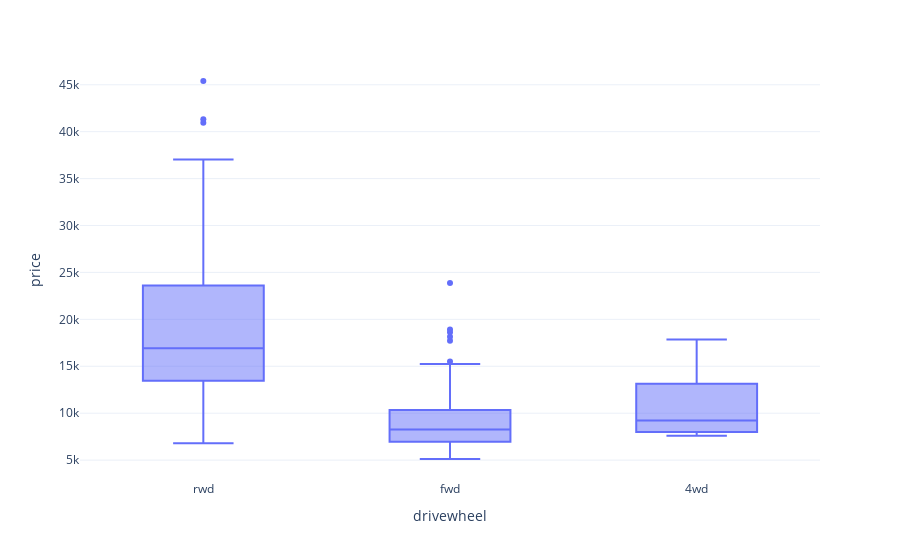

The notebook cell this image was saved under:
### Markdown cell above
#### Drive Wheel

### Code cell
fig = px.box(data, x='drivewheel',y='price')
fig.update_layout(template='plotly_white')
fig.show()

### Figure 1 — Plotly figure (JSON) as saved in the notebook; plotly's stock layout.template omitted (floating-point values rounded to 4 significant figures; data arrays with more than 128 entries replaced by an {"elided": "..."} marker saying what was removed)
{"data": [{"alignmentgroup": "True", "hoverlabel": {"namelength": 0}, "hovertemplate": "drivewheel=%{x}<br>price=%{y}", "legendgroup": "", "marker": {"color": "#636efa"}, "name": "", "notched": false, "offsetgroup": "", "orientation": "v", "showlegend": false, "type": "box", "x": {"elided": "204 str values"}, "x0": " ", "xaxis": "x", "y": {"elided": "204 float values"}, "y0": " ", "yaxis": "y"}], "layout": {"boxmode": "group", "legend": {"tracegroupgap": 0}, "margin": {"t": 60}, "xaxis": {"anchor": "y", "domain": [0, 1], "title": {"text": "drivewheel"}}, "yaxis": {"anchor": "x", "domain": [0, 1], "title": {"text": "price"}}}}
